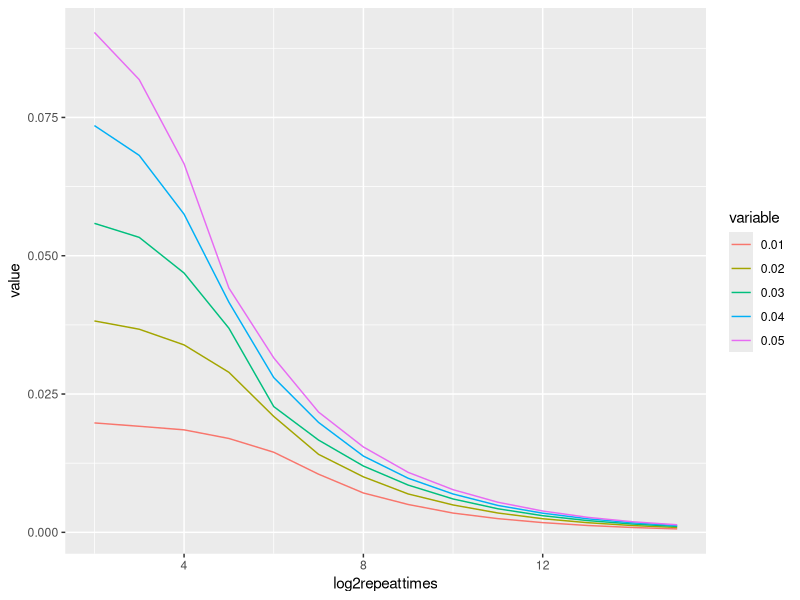
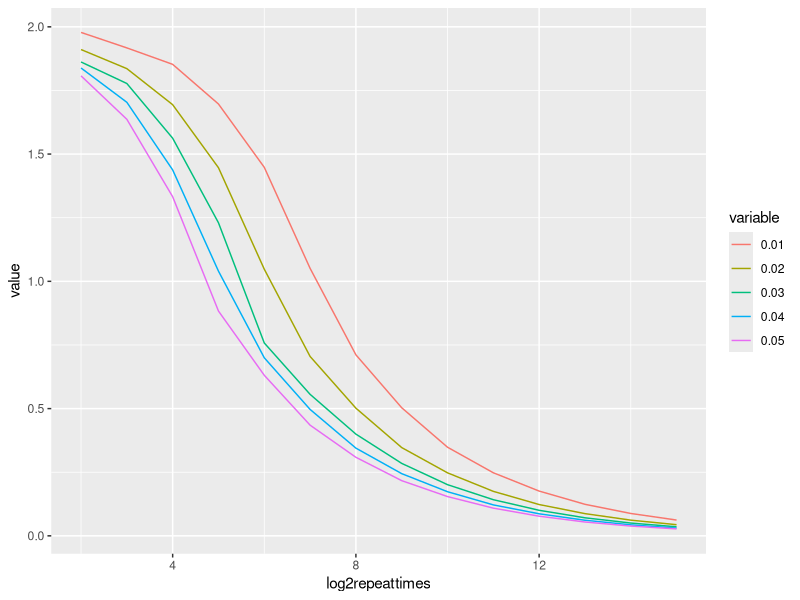

These charts were generated, in order, by the following R code:
## ---- chunk 1

a<-0.01*c(1:5)
initial<-rep(NA,14)
abs_error<-rel_error<-data.frame(initial,initial,initial,initial,initial)
names(abs_error)<-a
names(rel_error)<-a
for (i in seq_along(initial)){
  for (j in 1:5){R=2**i
p=0.01*j
p_hat<-rbinom(100000,R,p)/R
abs_error[i,j]<-mean(abs(p-p_hat))
rel_error[i,j]<-mean(abs(p-p_hat)/p)
  }}



abs_error$log2repeattimes<-x<-c(2:15)
rel_error$log2repeattimes<-x<-c(2:15)
abs_error
library(ggplot2)
library(reshape2)
df<-melt(abs_error,id.vars="log2repeattimes")
ggplot(df,aes(x=log2repeattimes,y=value) )+geom_line(aes(color=variable)) 

## ---- chunk 2
df1<-melt(rel_error,id.vars="log2repeattimes")
ggplot(df1,aes(x=log2repeattimes,y=value) )+geom_line(aes(color=variable)) 
